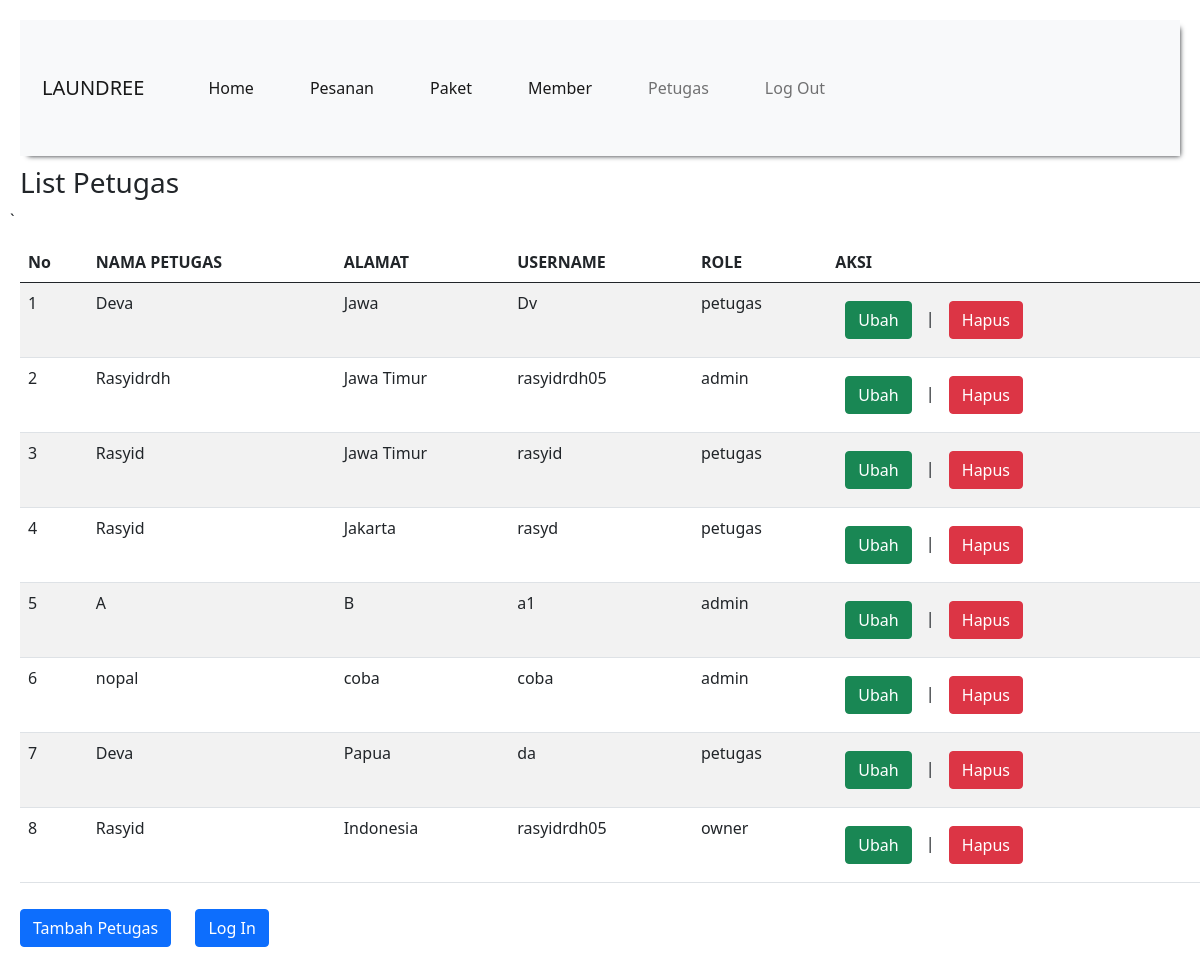
The app's page /tampil_petugas.php (signed in) with its own data.
### tables this page shows
CREATE TABLE `petugas` (
  `id` int(11) NOT NULL,
  `nama_petugas` varchar(100) NOT NULL,
  `alamat` text NOT NULL,
  `role` enum('admin','petugas','owner') NOT NULL,
  `username` varchar(20) NOT NULL,
  `password` text NOT NULL
);

### tampil_petugas.php (the view, shortened to what this page needs)
<!DOCTYPE html>
<html lang="en">
<head>
    <link href="https://cdn.jsdelivr.net/npm/bootstrap@5.0.2/dist/css/bootstrap.min.css" rel="stylesheet">
</head>
<body>
    <?php
    if ($status_login = true) {
        include "header_petugas.php";
    ?>
        <h3>List Petugas</h3>
        <table class="table table-hover table-striped">
            <thead>
                <tr>
                    <th>No</th>
                    <th>NAMA PETUGAS</th>
                    <th>ALAMAT</th>
                    <th>USERNAME</th>
                    <th>ROLE</th>
                    <th>AKSI</th>`
                </tr>
            </thead>
            <tbody>
                <?php
                include "connection.php";
                $qry_petugas = mysqli_query($conn, "select * from petugas");
                $no = 0;
                while ($data_petugas = mysqli_fetch_array($qry_petugas)) {
                    $no++; ?>
                    <tr>
                        <td><?= $no ?></td>
                        <td><?= $data_petugas['nama_petugas'] ?></td>
                        <td><?= $data_petugas['alamat'] ?></td>
                        <td><?= $data_petugas['username'] ?></td>
                        <td><?= $data_petugas['role'] ?></td>
                        <td>
                            <a href="ubah_petugas.php?id=<?= $data_petugas['id'] ?>" class="btn btn-success">Ubah</a> |
                            <a href="hapus_petugas.php?id=<?= $data_petugas['id'] ?>" onclick="return confirm ('Apakah anda yakin menghapus data ini ?')" class="btn btn-danger">Hapus</a>
                        </td>
                    </tr>
                <?php
                }
                ?>
            </tbody>
        </table>
        <a href="tambah_petugas.php" class="btn btn-primary">Tambah Petugas</a>
        <a href="login.php" class="btn btn-primary">Log In</a>
        <link href="https://cdn.jsdelivr.net/npm/bootstrap@5.0.2/dist/css/bootstrap.min.css" rel="stylesheet">
    <?php
    }
    ?>
</body>
</html>

### tampil_petugas.php (style rules this page uses)
* { margin: 10px; }

### records on screen
petugas: nama_petugas "Deva", alamat "Jawa", username "Dv", role "petugas"
petugas: nama_petugas "Rasyidrdh", alamat "Jawa Timur", username "rasyidrdh05", role "admin"
petugas: nama_petugas "Rasyid", alamat "Jawa Timur", username "rasyid", role "petugas"
petugas: nama_petugas "Rasyid", alamat "Jakarta", username "rasyd", role "petugas"
petugas: nama_petugas "A", alamat "B", username "a1", role "admin"
petugas: nama_petugas "nopal", alamat "coba", username "coba", role "admin"
petugas: nama_petugas "Deva", alamat "Papua", username "da", role "petugas"
petugas: nama_petugas "Rasyid", alamat "Indonesia", username "rasyidrdh05", role "owner"
